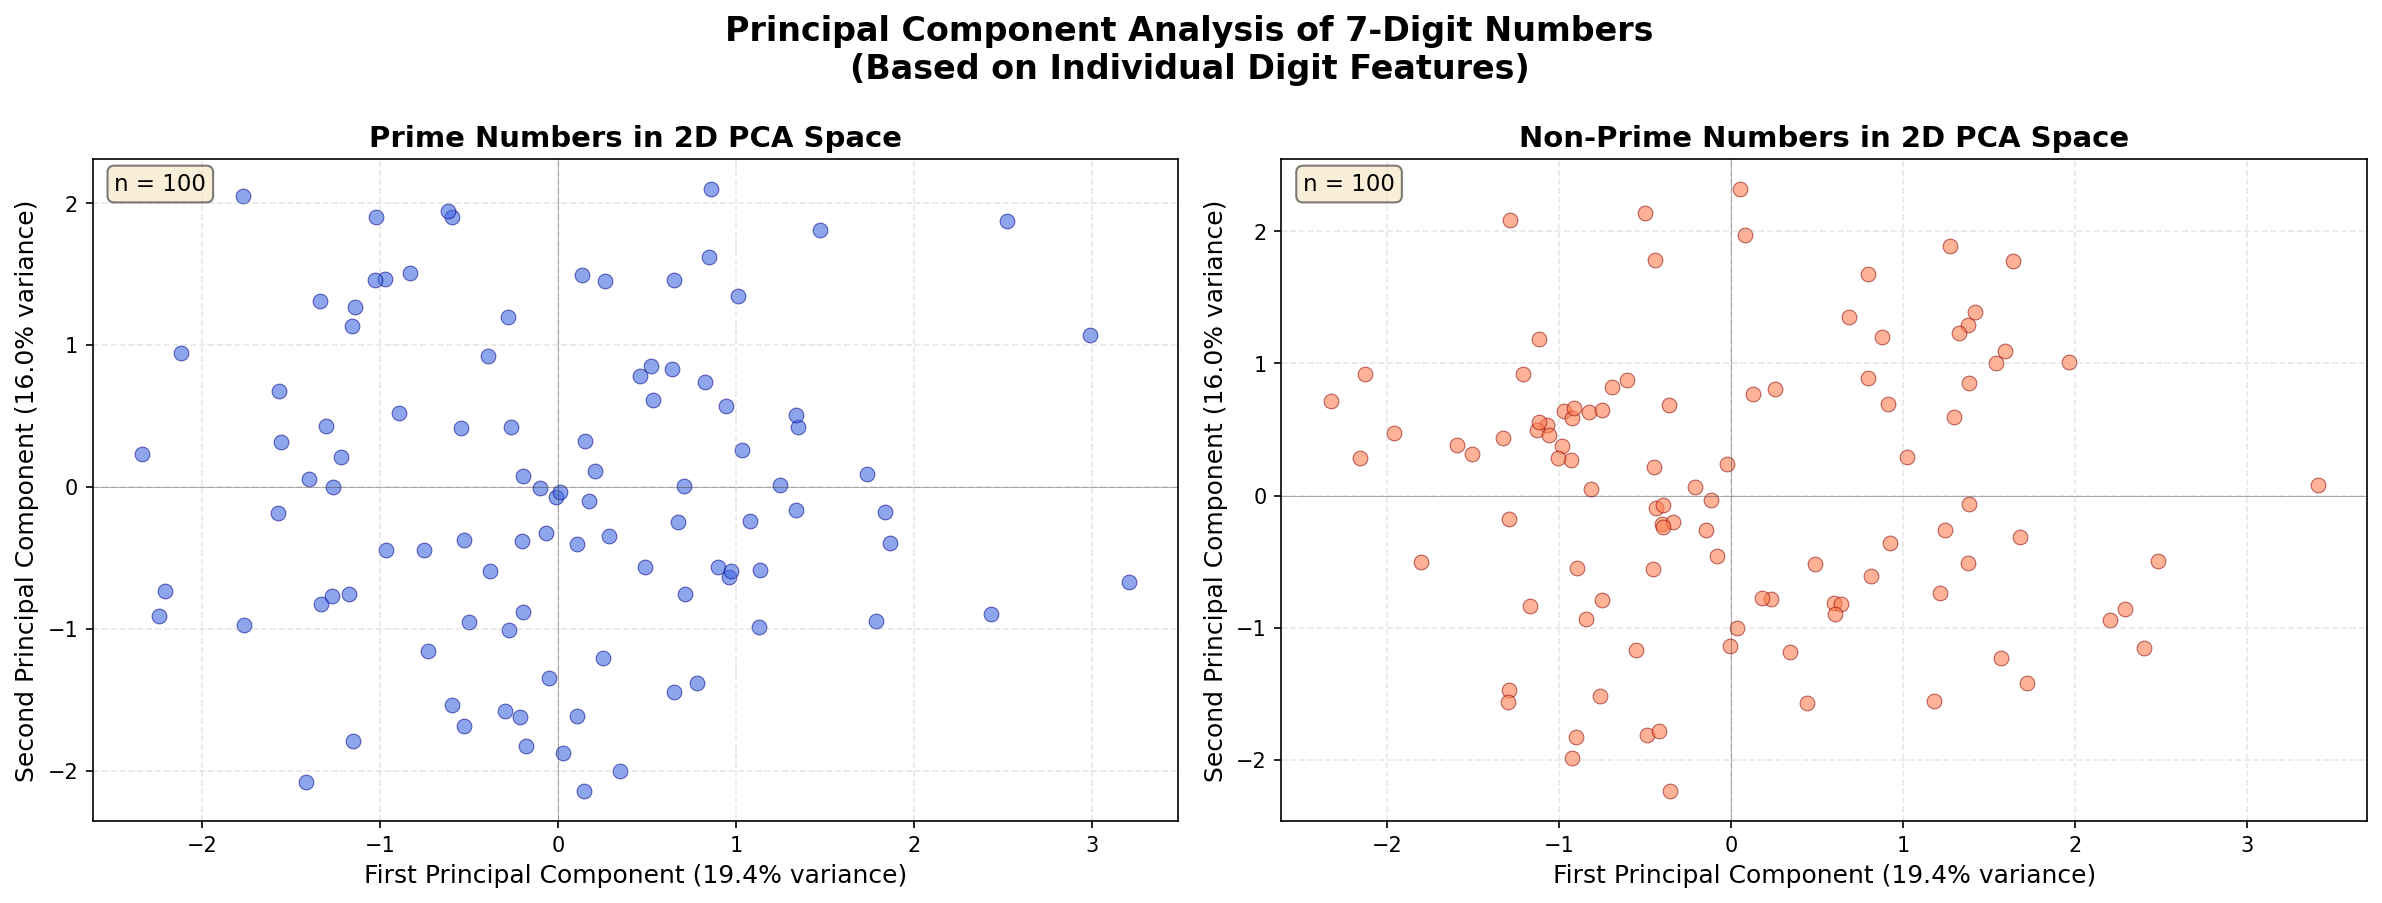

Write the Python code that produced this figure.
#!/usr/bin/env python3
"""
Principal Component Analysis (PCA) on Prime Dataset

This script performs PCA on the 7-digit prime dataset to visualize
primes and non-primes in 2D space using two side-by-side plots.
"""

import argparse
import sys
import pandas as pd
import numpy as np
import matplotlib.pyplot as plt
from sklearn.decomposition import PCA
from sklearn.preprocessing import StandardScaler


def load_dataset(csv_path):
    """Load dataset from CSV file.
    
    Args:
        csv_path: Path to the CSV file
        
    Returns:
        pandas DataFrame with the dataset
    """
    try:
        df = pd.read_csv(csv_path)
        
        # Validate required columns
        required_columns = [f'ten_power_{i}' for i in range(7)] + ['prime']
        
        missing_columns = set(required_columns) - set(df.columns)
        if missing_columns:
            raise ValueError(f"CSV file is missing required columns: {missing_columns}")
        
        return df
        
    except FileNotFoundError:
        print(f"Error: CSV file '{csv_path}' not found", file=sys.stderr)
        sys.exit(1)
    except pd.errors.EmptyDataError:
        print(f"Error: CSV file '{csv_path}' is empty", file=sys.stderr)
        sys.exit(1)
    except pd.errors.ParserError as e:
        print(f"Error: Failed to parse CSV file '{csv_path}': {e}", file=sys.stderr)
        sys.exit(1)
    except ValueError as e:
        print(f"Error: {e}", file=sys.stderr)
        sys.exit(1)
    except Exception as e:
        print(f"Error loading CSV file '{csv_path}': {e}", file=sys.stderr)
        sys.exit(1)


def perform_pca_analysis(df):
    """Perform PCA on the dataset features.
    
    Args:
        df: DataFrame with features and prime labels
        
    Returns:
        tuple: (pca_components, prime_mask, pca_model, scaler)
    """
    # Extract features (7 digit positions)
    feature_columns = [f'ten_power_{i}' for i in range(7)]
    X = df[feature_columns].values
    
    # Get prime labels (1 for prime, 0 for non-prime)
    prime_mask = df['prime'].values == 1
    
    # Standardize features (important for PCA)
    scaler = StandardScaler()
    X_scaled = scaler.fit_transform(X)
    
    # Apply PCA to reduce to 2 dimensions
    pca = PCA(n_components=2)
    X_pca = pca.fit_transform(X_scaled)
    
    return X_pca, prime_mask, pca, scaler


def plot_pca_results(X_pca, prime_mask, pca, output_path='pca_analysis.png'):
    """Create side-by-side plots of primes and non-primes in 2D PCA space.
    
    Args:
        X_pca: PCA-transformed data (Nx2 array)
        prime_mask: Boolean mask indicating primes (True) vs non-primes (False)
        pca: Fitted PCA model
        output_path: Path to save the output image
    """
    # Split data into primes and non-primes
    primes_pca = X_pca[prime_mask]
    non_primes_pca = X_pca[~prime_mask]
    
    # Create figure with two side-by-side subplots
    fig, axes = plt.subplots(1, 2, figsize=(16, 6))
    
    # Calculate explained variance for axis labels
    var_explained = pca.explained_variance_ratio_
    pc1_var = var_explained[0] * 100
    pc2_var = var_explained[1] * 100
    
    # Left plot: Primes
    axes[0].scatter(primes_pca[:, 0], primes_pca[:, 1], 
                   c='royalblue', alpha=0.6, s=50, edgecolors='darkblue', linewidth=0.5)
    axes[0].set_xlabel(f'First Principal Component ({pc1_var:.1f}% variance)', fontsize=12)
    axes[0].set_ylabel(f'Second Principal Component ({pc2_var:.1f}% variance)', fontsize=12)
    axes[0].set_title('Prime Numbers in 2D PCA Space', fontsize=14, fontweight='bold')
    axes[0].grid(alpha=0.3, linestyle='--')
    axes[0].axhline(y=0, color='k', linewidth=0.5, alpha=0.3)
    axes[0].axvline(x=0, color='k', linewidth=0.5, alpha=0.3)
    
    # Add text annotation with count
    axes[0].text(0.02, 0.98, f'n = {len(primes_pca)}', 
                transform=axes[0].transAxes, fontsize=11,
                verticalalignment='top', bbox=dict(boxstyle='round', facecolor='wheat', alpha=0.5))
    
    # Right plot: Non-primes
    axes[1].scatter(non_primes_pca[:, 0], non_primes_pca[:, 1], 
                   c='coral', alpha=0.6, s=50, edgecolors='darkred', linewidth=0.5)
    axes[1].set_xlabel(f'First Principal Component ({pc1_var:.1f}% variance)', fontsize=12)
    axes[1].set_ylabel(f'Second Principal Component ({pc2_var:.1f}% variance)', fontsize=12)
    axes[1].set_title('Non-Prime Numbers in 2D PCA Space', fontsize=14, fontweight='bold')
    axes[1].grid(alpha=0.3, linestyle='--')
    axes[1].axhline(y=0, color='k', linewidth=0.5, alpha=0.3)
    axes[1].axvline(x=0, color='k', linewidth=0.5, alpha=0.3)
    
    # Add text annotation with count
    axes[1].text(0.02, 0.98, f'n = {len(non_primes_pca)}', 
                transform=axes[1].transAxes, fontsize=11,
                verticalalignment='top', bbox=dict(boxstyle='round', facecolor='wheat', alpha=0.5))
    
    # Overall title
    fig.suptitle('Principal Component Analysis of 7-Digit Numbers\n(Based on Individual Digit Features)', 
                 fontsize=16, fontweight='bold', y=1.02)
    
    plt.tight_layout()
    plt.savefig(output_path, dpi=150, bbox_inches='tight')
    print(f"\nPCA visualization saved as '{output_path}'")
    plt.close()


def main():
    """Main function to run PCA analysis."""
    parser = argparse.ArgumentParser(
        description='Perform PCA analysis on prime number dataset',
        formatter_class=argparse.RawDescriptionHelpFormatter,
        epilog="""
Examples:
  # Use default dataset (prime_dataset.csv)
  python pca_analysis.py
  
  # Use a custom dataset
  python pca_analysis.py --input my_dataset.csv
  
  # Specify custom output file
  python pca_analysis.py --output my_pca_plot.png
  
  # Use both custom input and output
  python pca_analysis.py --input large_dataset.csv --output large_pca.png
        """
    )
    
    parser.add_argument(
        '--input',
        type=str,
        default='prime_dataset.csv',
        help='Path to input CSV file (default: prime_dataset.csv)'
    )
    
    parser.add_argument(
        '--output',
        type=str,
        default='pca_analysis.png',
        help='Path to output PNG file (default: pca_analysis.png)'
    )
    
    args = parser.parse_args()
    
    print("="*60)
    print("PCA Analysis on Prime Number Dataset")
    print("="*60)
    print(f"Input file: {args.input}")
    print(f"Output file: {args.output}")
    print("="*60)
    
    # Step 1: Load dataset
    print("\nStep 1: Loading dataset...")
    print("-" * 60)
    df = load_dataset(args.input)
    print(f"✓ Dataset loaded successfully")
    print(f"Dataset shape: {df.shape}")
    
    # Count primes and non-primes
    num_primes = df['prime'].sum()
    num_non_primes = len(df) - num_primes
    print(f"Primes: {num_primes}, Non-primes: {num_non_primes}")
    
    # Step 2: Perform PCA
    print("\nStep 2: Performing PCA (7D → 2D)...")
    print("-" * 60)
    X_pca, prime_mask, pca, scaler = perform_pca_analysis(df)
    print(f"✓ PCA completed")
    print(f"Explained variance ratio: {pca.explained_variance_ratio_}")
    print(f"Total variance explained: {pca.explained_variance_ratio_.sum()*100:.2f}%")
    
    # Step 3: Create visualization
    print("\nStep 3: Creating side-by-side PCA visualizations...")
    print("-" * 60)
    plot_pca_results(X_pca, prime_mask, pca, args.output)
    print("✓ Visualization completed")
    
    # Summary
    print("\n" + "="*60)
    print("Summary")
    print("="*60)
    print(f"Total samples analyzed: {len(df)}")
    print(f"  - Prime samples: {num_primes}")
    print(f"  - Non-prime samples: {num_non_primes}")
    print(f"Original features: 7 (digit positions)")
    print(f"PCA components: 2")
    print(f"Variance explained by PC1: {pca.explained_variance_ratio_[0]*100:.2f}%")
    print(f"Variance explained by PC2: {pca.explained_variance_ratio_[1]*100:.2f}%")
    print(f"Total variance explained: {pca.explained_variance_ratio_.sum()*100:.2f}%")
    print(f"Output saved: {args.output}")
    print("="*60)


if __name__ == "__main__":
    main()
